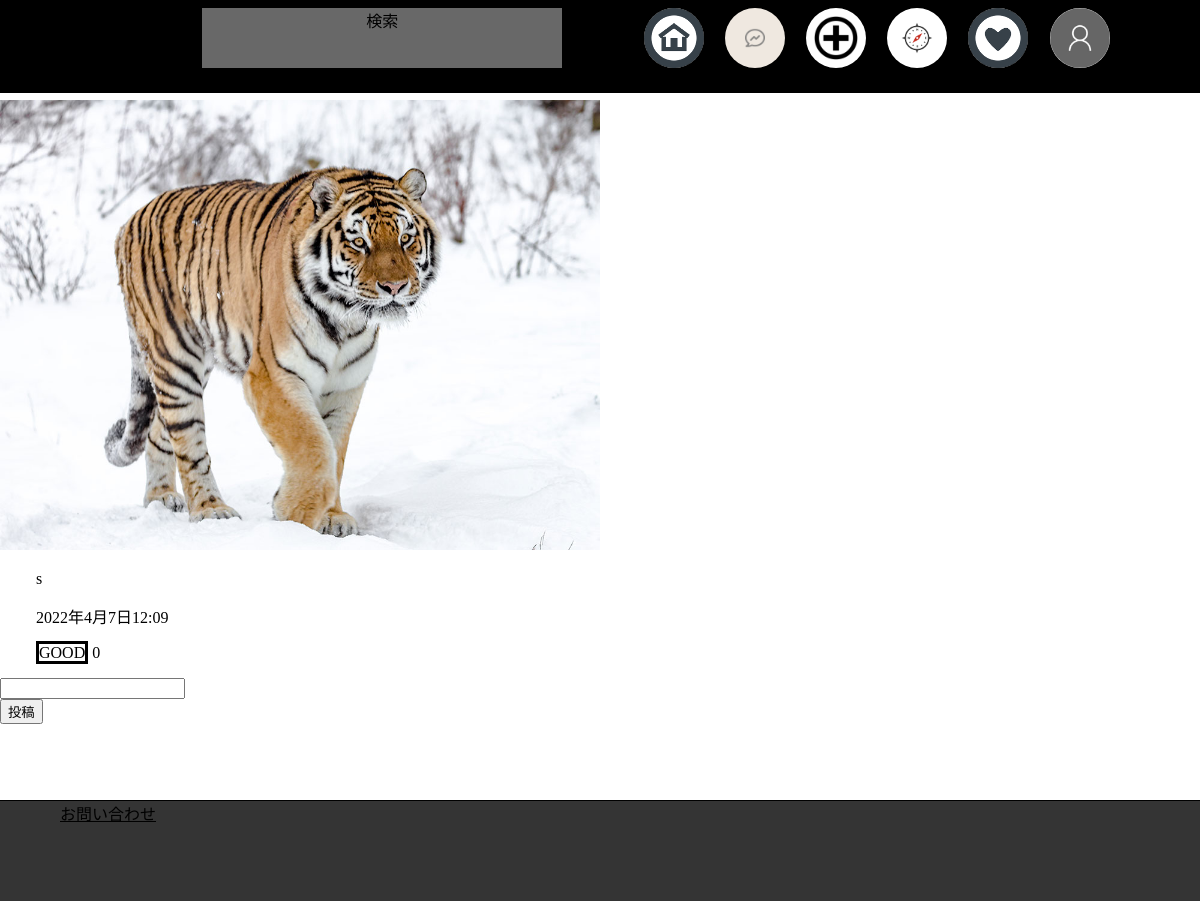
The app's page /detail/14/, older data.
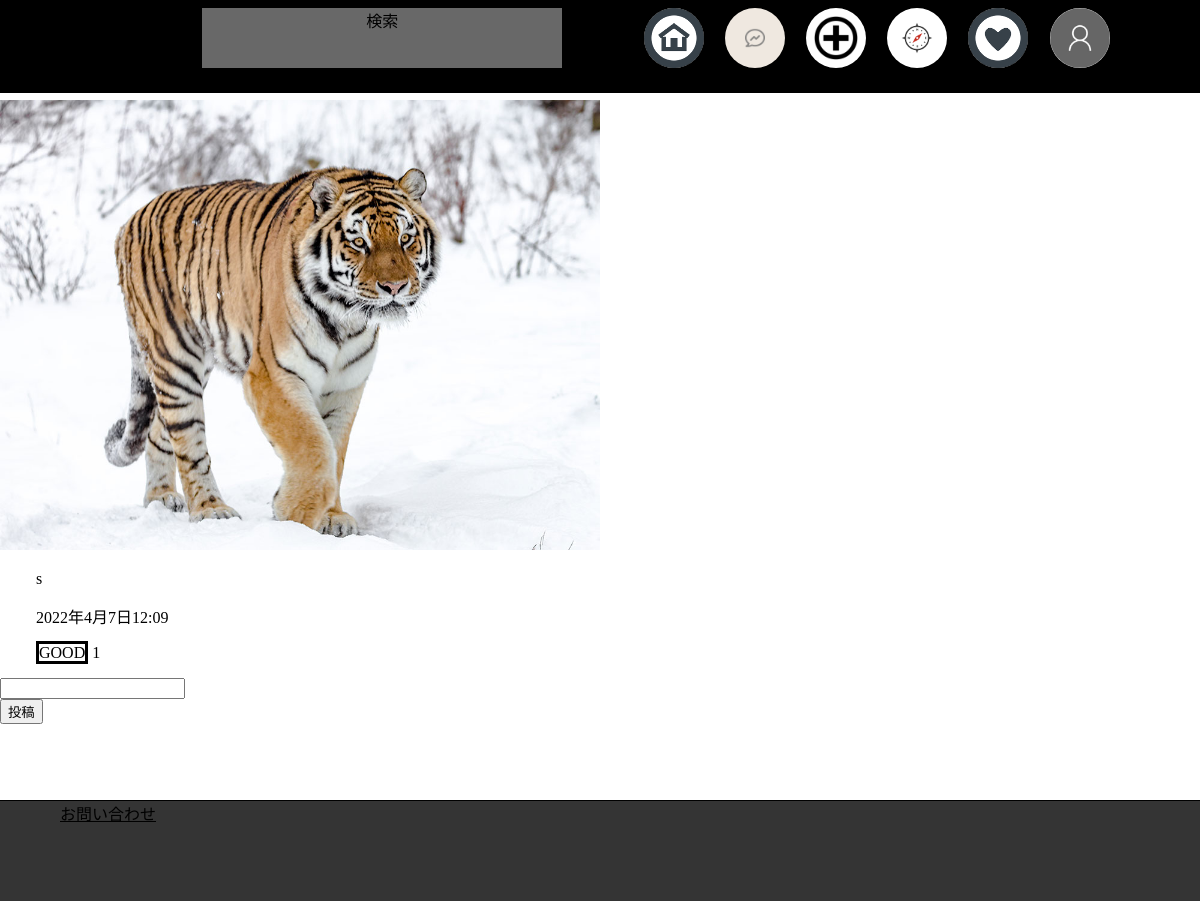
The same page, newer data.
### post_app/models.py (models this page shows)
class Post(models.Model):
    upload_img = models.ImageField(upload_to = 'images',verbose_name='投稿画像')
    posted_at = models.DateTimeField(help_text="投稿日",auto_now_add=True,verbose_name='投稿日')
    text = models.CharField(max_length=255,verbose_name='本文')
    good = models.IntegerField(default=0,verbose_name='いいねの数')
    def __str__(self):
        return self.text[:10]

### post_app/views.py (the view, shortened to what this page needs)
# urls.py: path('detail/<pk>/', views.CommentForm.as_view(), name='detail'),
class CommentForm(CreateView):
    template_name = 'detail.html'
    model = Comment
    fields = ['text','subject']
    pk = None
    def get_context_data(self,**kwargs):
        ctxt = super().get_context_data()
        ctxt["object_list"] = Post.objects.all()
        ctxt["comment_list"] = Comment.objects.all()
        ctxt["post"] = Post.objects.get(id=self.kwargs['pk'])
        return ctxt
    def get_form(self):
        form = super(CommentForm, self).get_form()
        form.fields['subject'].label = '題'
        form.initial['subject'] = self.kwargs['pk'] # フィールドの初期値の設定(https://k-mawa.hateblo.jp/entry/2017/10/31/235640)
        form.fields['text'].required = True
        return form
    """
    # (https://webty.jp/staffblog/production/post-1158/)
    url = request.path +
    """
    success_url = reverse_lazy('detail')

### templates/detail.html (shortened to what this page needs)
{% extends '_media_bace.html' %}
{% block main %}
<body>
    <div>
        <img class="post_elem" src="/media/{{ post.upload_img }}" alt="画像を表示できません">
    </div>
    <div class="post_elem" id="detail_info">
        <p>{{ post.text }}</p>
        <p>{{ post.posted_at }}</p>
        <p>{% include "like.html" %}</p>
    </div>
    <div class="comment_elem">
        {% include "comment_form.html" %}
    </div>
</body>
{% endblock %}

### templates/_media_bace.html (shortened to what this page needs)
{% load static %}
<!DOCTYPE HTML>
<html>
    <head>
        <link rel="stylesheet" href="{% static 'style.css' %}">
    </head>
    <body>
        <div id="page">
        {% include '_navbar.html' %}
        {% block main %}{% endblock %}
        </div>
        {% include '_footer.html' %}
    </body>
</html>

### templates/_navbar.html (shortened to what this page needs)
<div id="navbar_block" class="bar_block">
    <div id="navbar">
        <ul>
            <li>
                <p>サイトロゴ</p>
            </li>
            <li></li>
            <li style="width: 30vw;height: 5vw;text-align: center; background-color: rgb(104, 104, 104);">
                検索
            </li>
            <li></li>
            <li>
                <a href="{% url 'home' %}">
                    <img class="round_img" src="/static/images/home_img.png" alt="画像を表示できません" style="width: 5vw;height: 5vw;">
                </a>
            </li>
            <li>
                <img class="round_img" src="/static/images/direct_img.jpeg" alt="画像を表示できません" style="width: 5vw;height: 5vw;">
            </li>
            <li>
                <a href="{% url 'new-post' %}">
                    <img class="round_img" src="/static/images/pluce_icon.jpeg" alt="画像を表示できません" style="width: 5vw;height: 5vw;">
                </a>
            </li>
            <li>
                <img class="round_img" src="/static/images/compass_img.jpeg" alt="画像を表示できません" style="width: 5vw;height: 5vw;">
            </li>
            <li>
                <img class="round_img" src="/static/images/heart.png" alt="画像を表示できません" style="width: 5vw;height: 5vw;">
            </li>
            <li>
                {% include 'home-account_operation.html' %}
            </li>
        </ul>
    </div>
</div>

### templates/home-account_operation.html (shortened to what this page needs)
<!DOCTYPE html>
{% load static %}
<head>
  <link rel="stylesheet" href="{% static 'style.css' %}">
</head>
<label id="myaccount_label">
  <img id="myaccount_img_popup" src="/static/images/image_in_account05.png" alt="画像が表示できません" />
</label>

### templates/like.html (shortened to what this page needs)
{% load static %}
<!DOCTYPE html>
<div class="good-flame">
    <div class="good_button">
        <a id="good-a-{{ post.id }}" onclick="api_good_{{ post.id }}()"><span id="good_button_word">GOOD</span> <span id="good_count-{{ post.id }}">{{ post.good }}</span></a>
    </div>
  </div>

### templates/comment_form.html (shortened to what this page needs)
<form action="" method="POST">
    <div class="field">
        {{ form.text }}
    </div>
    <input type="submit" value="投稿" />
</form>

### templates/_footer.html
<div class="bar_block" id="footer">
    <a href="{% url 'contact' %}">お問い合わせ</a>
</div>

### static/style.css (style rules this page uses)
.comment_elem { flex-flow: column; }
img.post_elem { width: 50%; height: auto; }
div#detail_info { margin: 0% 3% 0% 3%; width: 300px; overflow-wrap: break-word; }
#good_button_word { border: solid ; }
.good_button a { color : inherit; }
.round_img { border-radius: 50%; }
.bar_block { width: 100%; height: 100px; }
#navbar { width: 100%; height: 100px; border-bottom: 1px solid ; position: fixed; background:black; margin-top: -8px; }
#navbar ul li { float: left; width: 7%; height: 20px; }
ul { list-style-type: none; }
img#myaccount_img_popup { width:5vw; height: 5vw; border-radius: 50%; }
#myaccount_label { position: fixed; }
img { width:100%; }
label { display:inline; }
#footer { background-color: rgb(52, 52, 52); border-top: 1px solid ; }
#footer a { color:inherit; padding: 5%; }
#page { position: relative; width: 100%; height: auto; height: 100%; min-height: 100%; }
html, body { margin: 0; width: 100%; height: 100%; }

Row changes from the older to the newer data that the page shows:
changed Post: good "0" → "1"
